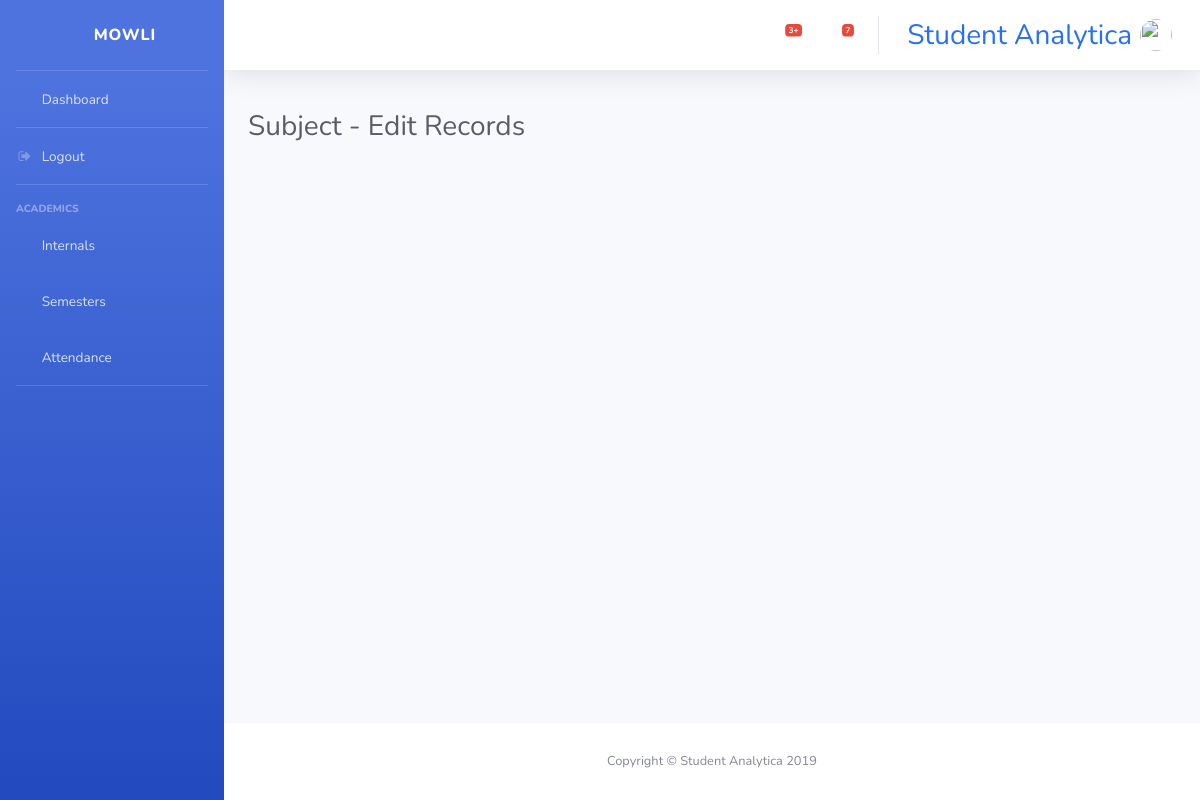
The page /subject/edit/ (signed in) on the database as committed earlier.
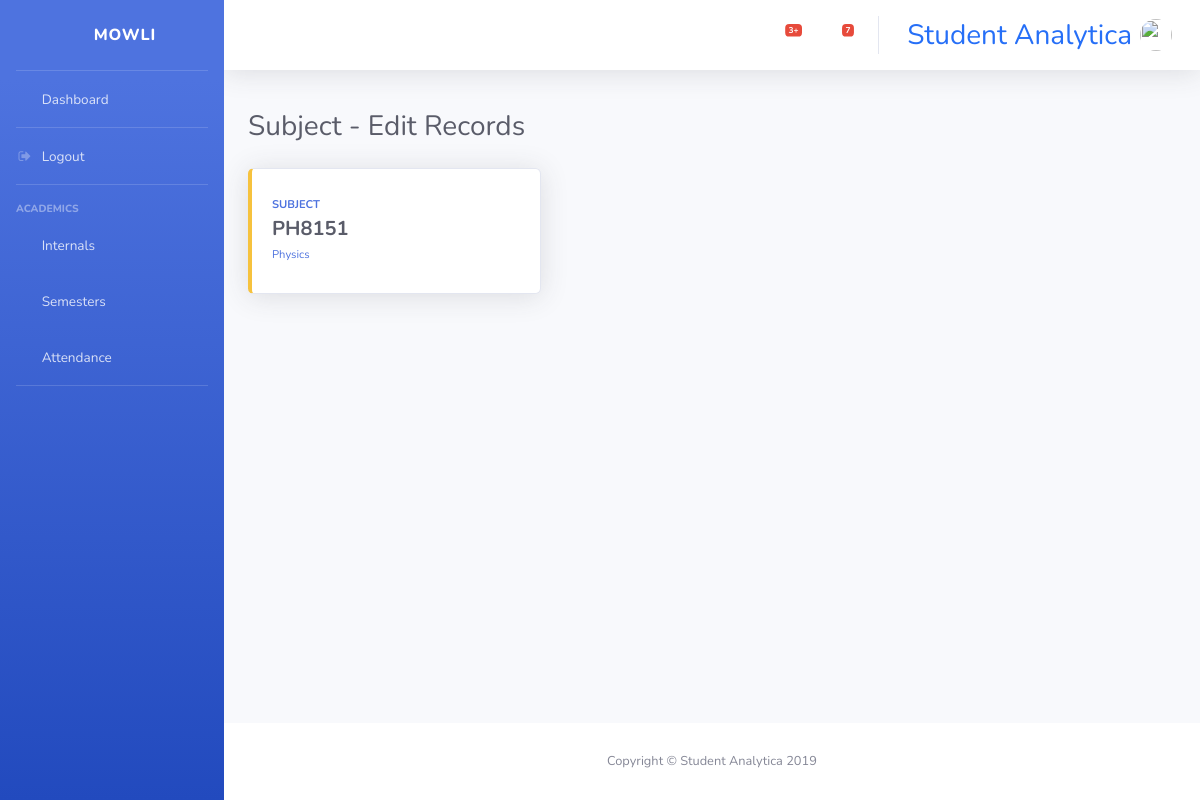
The same page on the database as committed later.
### users/models.py (models this page shows, shortened)
class User(AbstractUser):
    user_type = models.CharField(max_length=20, choices=c.USER_TYPE)
    department = models.CharField(max_length=20, choices=c.DEPT)
    email = models.EmailField()
    date_of_birth = models.DateField(blank=True, null=True)
    age = models.IntegerField(blank=True, null=True)

### console/models.py (models this page shows, shortened)
class Subject(models.Model):
    subname = models.CharField(max_length=100)
    subcode = models.CharField(max_length=7, unique=True)
    subcred = models.CharField(max_length=2, choices=c.CRED, default='1')
    sem = models.CharField(max_length=1, choices=c.SEM, default='1')

### console/views/subject.py (the view)
def elist(request):
    if request.user.is_authenticated:
        if request.user.is_staff:
            context={
                'subjects': Subject.objects.all()
            }
            return render(request, 'console/subjects/edit_sub.html', context)
        else:
            return redirect('dashboard')

### console/templates/console/subjects/edit_sub.html
{% extends "base.html" %}
{% block content %}
<br>
<div class="d-sm-flex align-items-center justify-content-between mb-4">
    <h1 class="h3 mb-0 text-gray-800">Subject - Edit Records</h1>
</div>
<div class="row">
    {% for subject in subjects %}
    <div class="col-xl-4 col-md-6 mb-4">
        <a href="{% url 'edit_sub_form' pk=subject.id %}" style="text-decoration: none;">
            <div class="card border-left-warning shadow h-100 py-2">
                <div class="card-body">
                    <div class="row no-gutters align-items-center">
                        <div class="col mr-2">
                            <div class="text-xs font-weight-bold text-primary text-uppercase mb-1">Subject</div>
                            <div class="h5 mb-0 font-weight-bold text-gray-800">{{subject.subcode}}</div>
                            <span class="text-xs">{{subject.subname}}</span>
                        </div>
                        <div class="col-auto">
                            <i class="fas fa-book-reader fa-2x text-gray-300"></i>
                        </div>
                    </div>
                </div>
            </div>
        </a>
    </div>
    {% endfor %}
</div>
{% endblock content %}

### console/templates/base.html (shortened to what this page needs)
{% load static %}
<!DOCTYPE html>
<html lang="en">
<head>
  <link href="{% static 'vendor/fontawesome-free/css/all.min.css' %}" rel="stylesheet" type="text/css">
  <link rel="stylesheet" href="https://cdnjs.cloudflare.com/ajax/libs/font-awesome/4.7.0/css/font-awesome.min.css">
  <link href="{% static 'css/sb-admin-2.min.css' %}" rel="stylesheet">
<link rel="stylesheet"
    href="https://cdnjs.cloudflare.com/ajax/libs/tempusdominus-bootstrap-4/5.1.2/css/tempusdominus-bootstrap-4.min.css"
 />
</head>
<body id="page-top">
  <div id="wrapper">
    <ul class="navbar-nav bg-gradient-primary sidebar sidebar-dark accordion" id="accordionSidebar">
      <a class="sidebar-brand d-flex align-items-center justify-content-center" href="">
        <div class="sidebar-brand-icon rotate-n-15">
          <i class="fas fa-laugh-wink"></i>
        </div>
        <div class="sidebar-brand-text mx-3">{{user.username}}</div>
      </a>
      <hr class="sidebar-divider my-0">
      <li class="nav-item">
        <a class="nav-link" href="{% url 'home' %}">
          <i class="fas fa-fw fa-tachometer-alt"></i>
          <span>Dashboard</span>
        </a>
      </li>
      <hr class="sidebar-divider my-0">
      <li class="nav-item">
        <a class="nav-link" href="{% url 'logout' %}">
          <i class="fa fa-fw fa-sign-out"></i>
          <span>Logout</span>
        </a>
      </li>
      <hr class="sidebar-divider">
      <div class="sidebar-heading">
        Academics
      </div>
      <li class="nav-item">
        <a class="nav-link collapsed" href="{% url 'assigned_class' %}">
          <i class="fas fa-fw fa-file-alt"></i>
          <span>Internals</span>
        </a>
      </li>
      <li class="nav-item">
        <a class="nav-link" href="{% url 'assigned_sem' %}">
          <i class="far fa-fw fa-copy"></i>
          <span>Semesters</span></a>
      </li>
      <li class="nav-item">
        <a class="nav-link" href="#">
          <i class="fas fa-fw fa-chart-area"></i>
          <span>Attendance</span></a>
      </li>
      <hr class="sidebar-divider d-none d-md-block">
    </ul>
    <div id="content-wrapper" class="d-flex flex-column">
      <div id="content">
        <nav class="navbar navbar-expand navbar-light bg-white topbar mb-3 static-top shadow">
          <ul class="navbar-nav ml-auto">
            <li class="nav-item dropdown no-arrow mx-1">
              <a class="nav-link dropdown-toggle" href="#" id="alertsDropdown" role="button" data-toggle="dropdown" aria-haspopup="true" aria-expanded="false">
                <i class="fas fa-bell fa-fw"></i>
                <span class="badge badge-danger badge-counter">3+</span>
              </a>
            </li>
            <li class="nav-item dropdown no-arrow mx-1">
              <a class="nav-link dropdown-toggle" href="#" id="messagesDropdown" role="button" data-toggle="dropdown" aria-haspopup="true" aria-expanded="false">
                <i class="fas fa-envelope fa-fw"></i>
                <span class="badge badge-danger badge-counter">7</span>
              </a>
            </li>
            <li class="nav-item">
              <a class="nav-link">
                <h3 class="mr-2 d-none d-lg-inline active" style="color: rgb(38, 111, 247); padding-top:10px">Student Analytica</h3>
                <img class="img-profile rounded-circle" src="{% static '{{user.profile.image}}' %}">
              </a>
            </li>
          </ul>
        </nav>
        <div class="container-fluid">
            {% block content %}
            {% endblock content %}
        </div>
      </div>
      <footer class="sticky-footer bg-white">
        <div class="container my-auto">
          <div class="copyright text-center my-auto">
            <span>Copyright &copy; Student Analytica 2019</span>
          </div>
        </div>
      </footer>
    </div>
  </div>
</body>
</html>

Rows that differ between the two databases and show on the page:
added Subject: subcode "PH8151", subname "Physics"
